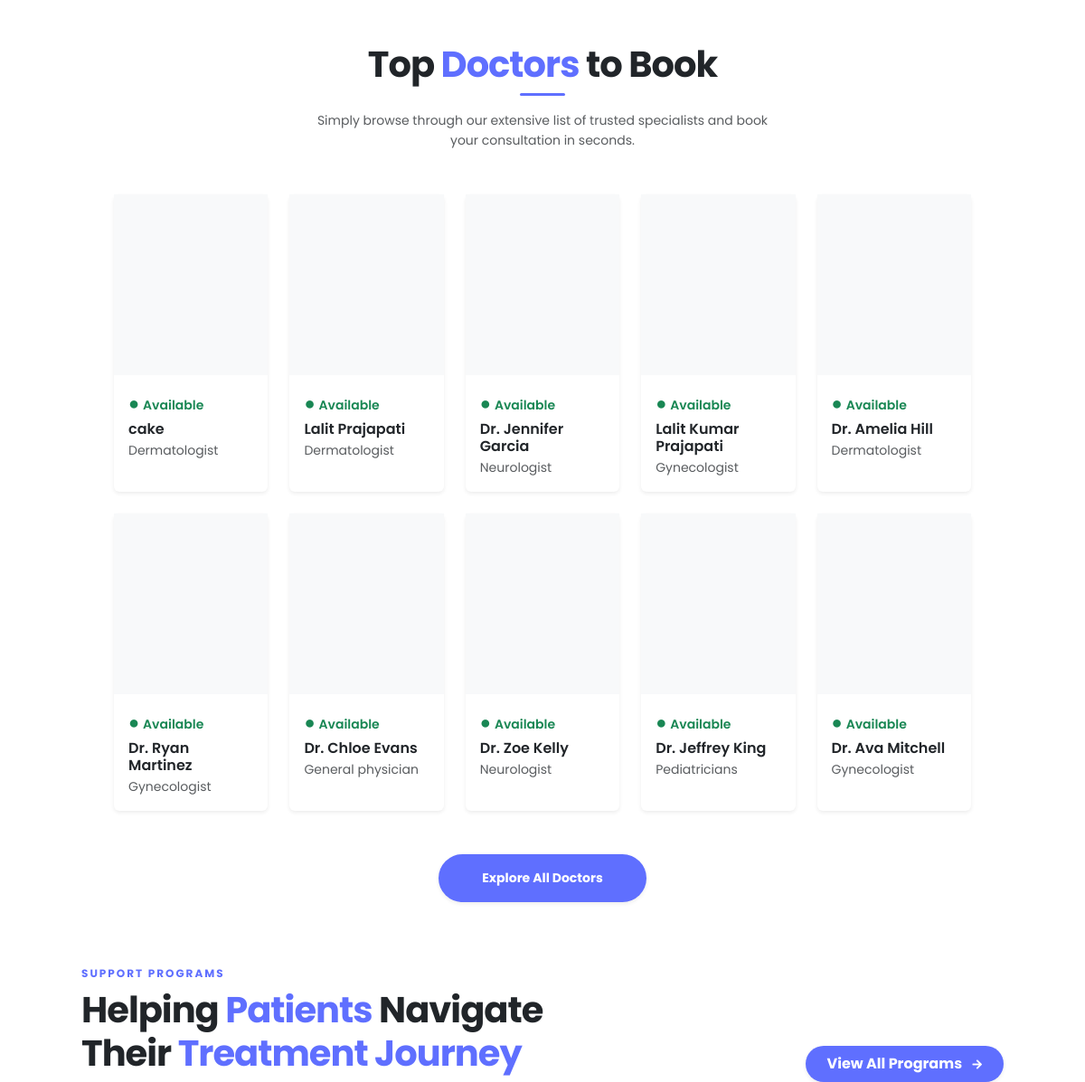
The app's page / (middle part), older data.
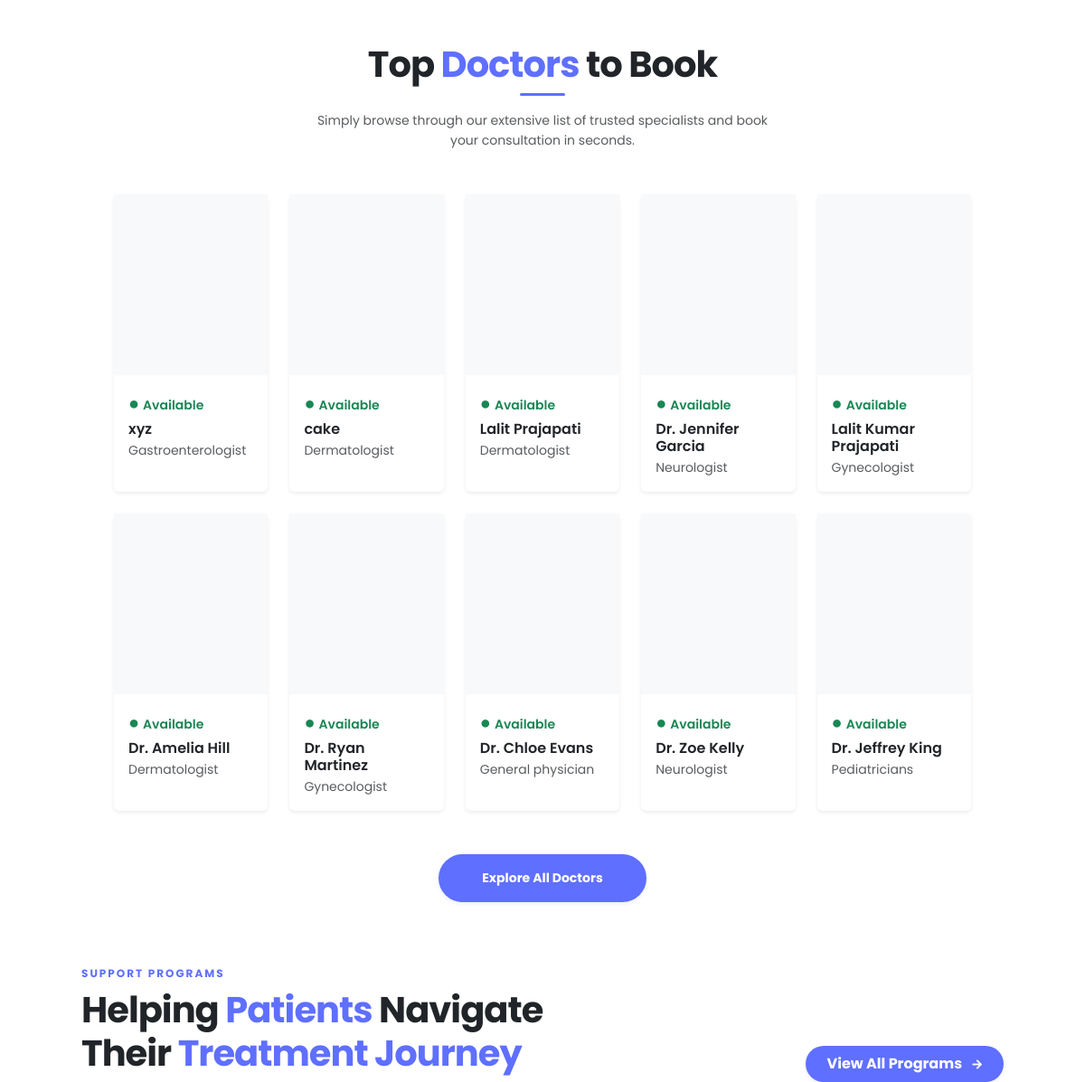
The same page, newer data.
### appointment/models.py (models this page shows, shortened)
class Doctor(models.Model):
    image = CloudinaryField('image', folder='doctor_image')
    name = models.CharField(max_length=100)
    email = models.EmailField()
    username = models.CharField(max_length=255, unique=True)
    password = models.CharField(max_length=100)
    experience = models.IntegerField()
    fees = models.FloatField()
    category = models.ForeignKey(Category, on_delete=models.CASCADE)
    degree = models.CharField(max_length=50)
    about = models.TextField()
    address = models.TextField()
    available = models.BooleanField(default=True)

class Category(models.Model):
    name = models.CharField(max_length=100)
    def __str__(self):
        return self.name

### appointment/views.py (the view)
# urls.py: path('', views.index, name='home'),
def index(request):
    doctors = Doctor.objects.filter(available=True).order_by('-id')[:10]
    return render(request, 'index.html', {'doctors': doctors, })

### templates/index.html (shortened to what this page needs)
{% extends "layout.html" %}
{% load static %}
{% block contant %}
    <main class="container py-5 px-5">
        <section class="mt-5 px-5">
            <div class="text-center mb-5" data-aos="fade-up">
                <h2 class="fw-bold text-dark display-6 mb-2" style="letter-spacing: -1px;">
                    Top <span style="color: #5f6fff;">Doctors</span> to Book
                </h2>
                <div class="mx-auto mb-3" style="height: 3px; width: 50px; background: #5f6fff; border-radius: 10px;"></div>
                <p class="text-muted small mx-auto" style="max-width: 500px; line-height: 1.6;">
                    Simply browse through our extensive list of trusted specialists and book your consultation in seconds.
                </p>
            </div>
            <div class="row row-cols-2 row-cols-sm-5 g-4">
                {% for doctor in doctors %}
                <div class="col" data-aos="fade-up" data-aos-delay="{{ forloop.counter0|add:1 }}00">
                    <div class="card border-0 rounded shadow-sm h-100"
                        style="transition: all 0.3s ease;"
                        onmouseover="this.style.transform='translateY(-10px)'; this.style.boxShadow='0 15px 30px rgba(0,0,0,0.15)'"
                        onmouseout="this.style.transform='translateY(0px)'; this.style.boxShadow=''">
                        <div class="bg-light d-flex justify-content-center align-items-center overflow-hidden"
                            style="height: 200px;">
                        </div>
                        <div class="card-body pb-3 d-flex flex-column">
                            <p class="text-success small fw-semibold mb-1">
                                <span class="me-1 fs-5">●</span>Available
                            </p>
                            <h6 class="card-title fw-semibold mb-1">
                                {{ doctor.name }}
                            </h6>
                            <p class="text-muted small mb-0">
                                {{ doctor.category }}
                            </p>
                        </div>
                    </div>
                </div>
                {% endfor %}
            </div>
            <div class="text-center mt-5" data-aos="zoom-in">
                <a href="{% url 'doctor' 'all doctor' %}"
                class="btn rounded-pill px-5 py-3 fw-bold shadow-sm"
                style="background-color: #5f6fff; color: white; border: none; transition: 0.3s; font-size: 14px;"
                onmouseover="this.style.backgroundColor='#4a59e0'; this.style.transform='translateY(-2px)';"
                onmouseout="this.style.backgroundColor='#5f6fff'; this.style.transform='translateY(0px)';">
                    Explore All Doctors
                </a>
            </div>
        </section>
        <section class="container my-5 py-4">
            <div class="d-flex justify-content-between align-items-end mb-5 flex-wrap gap-3">
                <div data-aos="fade-right" style="max-width: 600px;">
                    <h6 class="text-uppercase fw-bold mb-2" style="color: #5f6fff; letter-spacing: 2px; font-size: 12px;">Support Programs</h6>
                    <h2 class="fw-bold display-6 text-dark" style="letter-spacing: -1px;">
                        Helping <span style="color: #5f6fff;">Patients</span> Navigate Their
                        <span style="color: #5f6fff;">Treatment Journey</span>
                    </h2>
                </div>
                <a href="{% url 'patient_programs' %}"
                class="btn rounded-pill px-4 py-2 fw-bold shadow-sm"
                style="background-color: #5f6fff; color: white; border: none; transition: 0.3s;"
                onmouseover="this.style.backgroundColor='#4a59e0'; this.style.transform='translateX(5px)'"
                onmouseout="this.style.backgroundColor='#5f6fff'; this.style.transform='translateX(0px)'"
                data-aos="fade-left">
                    View All Programs <i class="fas fa-arrow-right ms-2" style="font-size: 12px;"></i>
                </a>
            </div>
        </section>
  </main>
{% endblock contant %}

Row changes from the older to the newer data that the page shows:
no longer on this page (row unchanged): Doctor: name "Dr. Ava Mitchell", category "Gynecologist"
added Doctor: name "xyz", category "Gastroenterologist"
